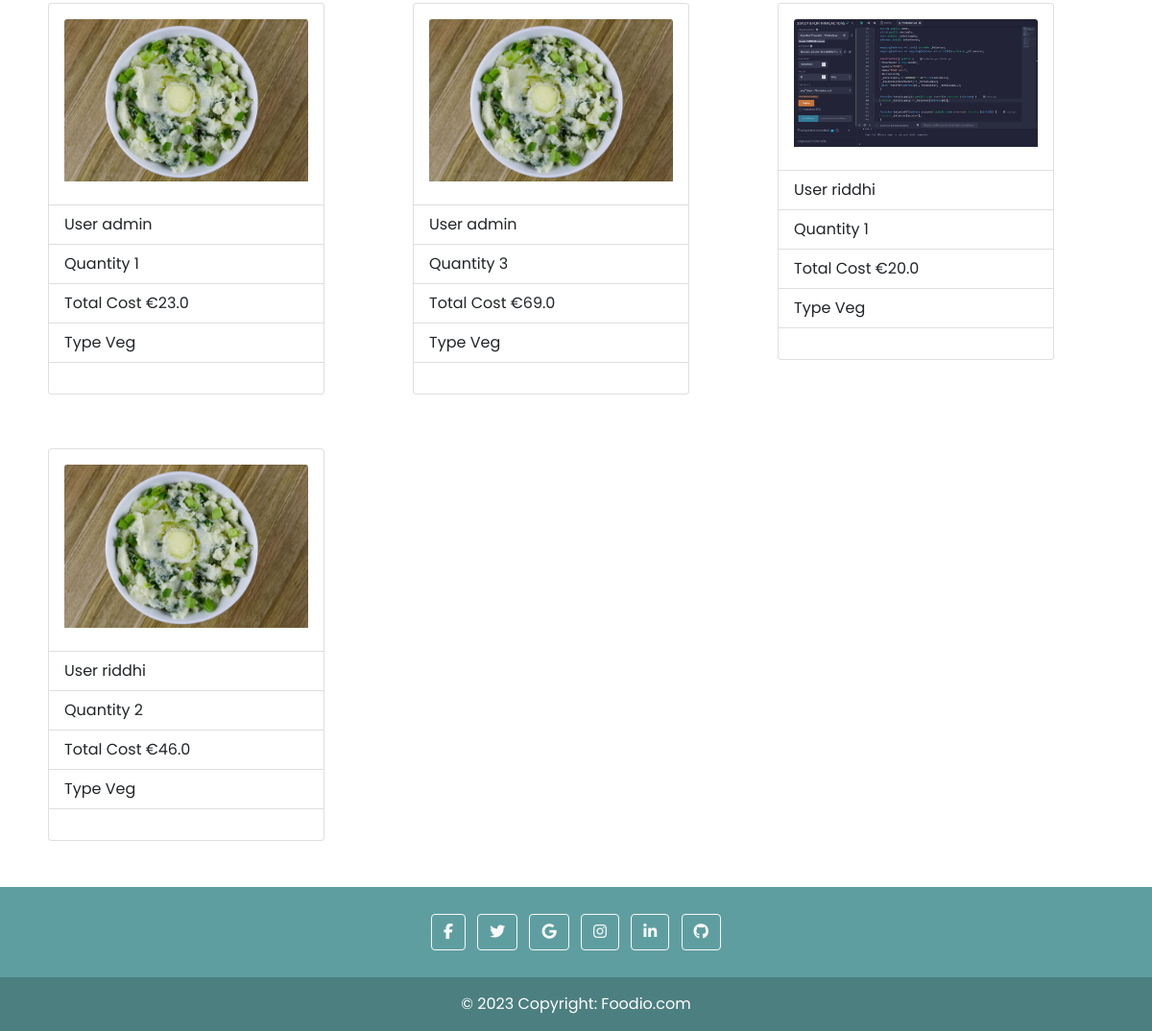
The page /bookings/orderhistory (signed in, lower part) on the database as committed earlier.
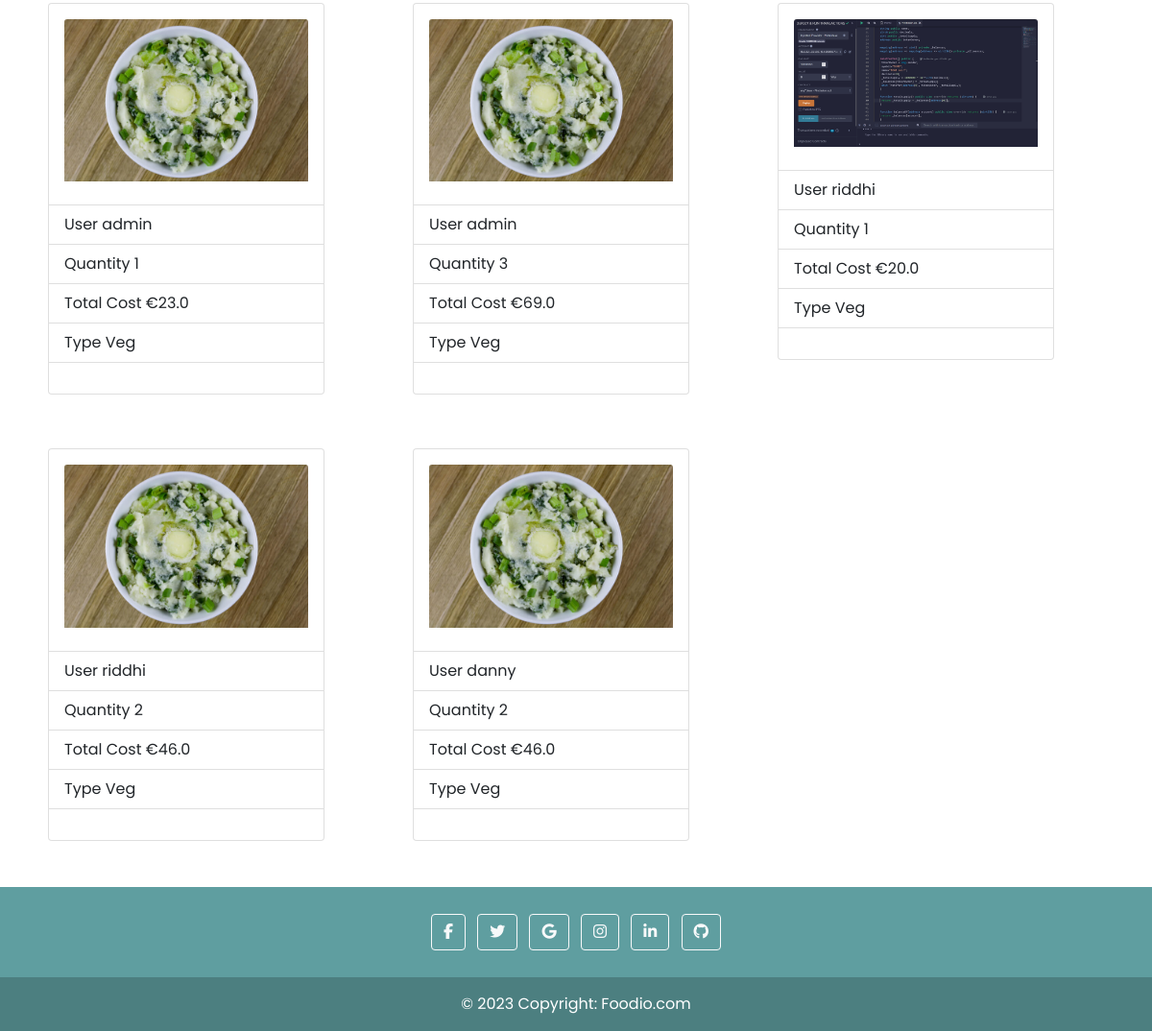
The same page on the database as committed later.
### bookings/models.py (models this page shows, shortened)
class Bookorders(models.Model):
    user_id=models.ForeignKey(User,on_delete=models.CASCADE)
    item_id=models.ForeignKey(Items,on_delete=models.CASCADE)
    bookingdate= models.DateTimeField()
    quantity=models.IntegerField()
    total_cost=models.FloatField(null=True,blank=True)
    booking_status= models.BooleanField()

### items/models.py (models this page shows, shortened)
class Items(models.Model):
    item_name= models.CharField(max_length=100)
    item_price= models.IntegerField()
    item_description= models.CharField(max_length=100)
    item_isveg= models.BooleanField()
    item_img = models.ImageField(upload_to='static/photos/',default=None)

### bookings/views.py (the view)
# urls.py: path('orderhistory', views.order_history, name='orderhistory'),
@login_required
def order_history(request):
    if request.user.username == 'admin':
        data=Bookorders.objects.filter(booking_status=True)
    else:
        data=Bookorders.objects.filter(booking_status=True, user_id=request.user.id)
    return render(request , 'bookings/history.html',{'orders':data})

### templates/bookings/history.html (shortened to what this page needs)
{% extends 'base.html' %}
{% block body %}
{% load static %}
<div class="container">
    <div class="row row-cols-10 row-cols-md-3">
        {% for order in orders %}
        <div class="col mb-4">
            <div class="d-flex mb-3">
                <div class="p-2">
                    <div class="card" style="width: 18rem;">
                        <div class="card-body">
                            <img src="/{{ order.item_id.item_img }}" style="width: 100%;height: auto;"
                                class=" card-img-top" alt="{{ order.item_id.item_img }}">
                        </div>
                        <ul class="list-group list-group-flush">
                            <li class="list-group-item">User {{ order.user_id }}</li>
                            <li class="list-group-item">Quantity {{ order.quantity }}</li>
                            <li class="list-group-item">Total Cost €{{ order.total_cost }} </li>
                            <li class="list-group-item">Type
                                {% if order.item_id.item_isveg %}
                                {{ "Veg" }}
                                {% else %}
                                {{ "Non-Veg" }}
                                {% endif %}
                            </li>
                        </ul>
                        <div class="card-body">
                        </div>
                    </div>
                </div>
            </div>
        </div>
        {% endfor %}
    </div>
</div>
{% endblock %}

Rows that differ between the two databases and show on the page:
added Bookorders: item_id.item_img (picture), user_id "danny", quantity "2", total_cost "46.0", value "Veg"
